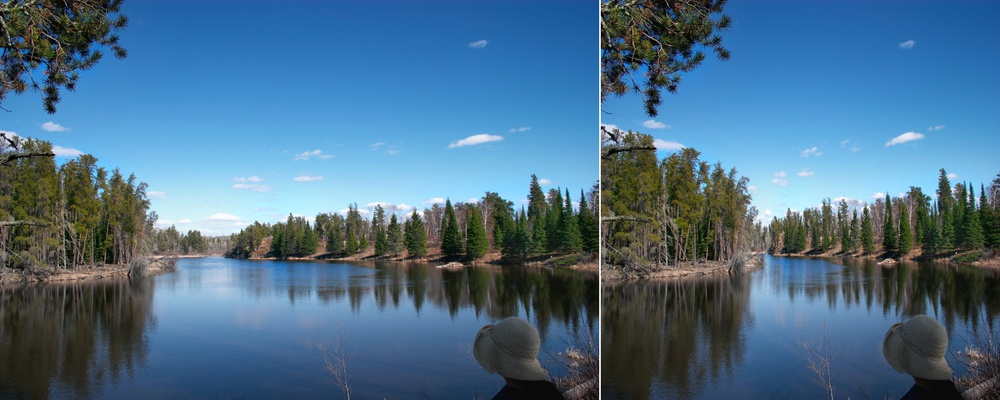
#> input picture LABORATORIS/Seam_Carving/img/seamcarving.jpg, 1000 x 400 px, shrunk from 5000 x 2000 before the run
$ jupyter execute --allow-errors 'Seam Carving.ipynb'   (shell and % lines are left out)
#> lines starting #> are read from the running program, lines starting #| are printed output that depends on the picture
<div style="padding:30px; color: white; background-color: #0071CD">
<center>
</img>
<center>
<h1>Algorísmica Avançada</h1>
<h2>Programació dinàmica - SEAM CARVING</h2>
</center>
</div>

[cell 1]
from IPython.display import display, HTML
display(HTML("<style>.container { width:100% !important; }</style>"))

[cell 2]
import numpy as np
import random
from matplotlib import pyplot as plt
import scipy.ndimage as nd
from tqdm.notebook import trange

## Problema 1: Implementació de l'algorisme Seam Carving

L'algorisme Seam Carving ens permet reduir la mida de les imatges en una de les seves dues dimensions (horitzontalment, per exemple) a través d'un algorisme senzill de programació dinàmica. Ens permet fer la següent reducció:

[cell 3]
im = plt.imread('img/seamcarving.jpg')
#> im is the input picture: shape (400, 1000, 3); mean R, G, B 75.5, 110.6, 136.8
plt.subplots(figsize=(4, 2))
#> (this line was passed over: IPython is not available in this run)
plt.imshow(im)
#> (this line was passed over: IPython is not available in this run)
plt.show()

Sembla màgia, no?

S'agafa la imatge original i se'n calcula el gradient. A continuació es generen tots els camins a través de la programació dinàmica, es troba un camí mínim i s'elimina. Es repeteix aquest procediment fins a obtenir el resultat desitjat. Observa'n un altre exemple:

[cell 4]
im = plt.imread('img/seamcarving_alg.png')
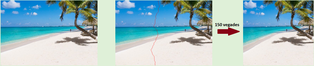
#> input picture LABORATORIS/Seam_Carving/img/seamcarving_alg.png, 314 x 66 px, shrunk from 1568 x 328 before the run
#> im is the input picture: shape (66, 314, 3) float32; mean R, G, B 0.612, 0.734, 0.76
plt.imshow(im)
#> (this line was passed over: IPython is not available in this run)
plt.show()

En aquest cas hem reduit la imatge original en 150 píxels, horitzontalment. Com veieu, la major part dels objectes es conserven ja que s'han eliminat zones 'suaus' com el cel i la sorra.

Implementació

Implementeu una funció <code>superior_neighbors</code> que retorni els veïns superiors d'un punt d'una imatge 2-D. A la capçalera de la funció trobareu els tres casos que cal tenir en compte

Implementeu una funció <code>minimal_paths</code> que, usant el següent algorisme de programació dinàmica, construeixi la matriu de camins, $D$. Aquesta funció ha d'usar la funció <code>superior_neighbors</code> per obtenir els veïns.<br>

Sigui $G$ la imatge de gradient i sigui $D$ la matriu de camins mínims que hem d'omplir, ambdues de dimensió $H \times W$ :

$$D_{i,j} = \begin{cases}
            G_{i,j}+\min\Big(D_{i-1, j},\ D_{i-1,j+1}\Big) \quad \text{if} \ j=0\\
            G_{i,j}+\min\Big(D_{i-1, j-1},\ D_{i-1, j}\Big) \quad \text{if} \ j=W-1\\
            G_{i,j}+\min\Big(D_{i-1, j-1},\ D_{i-1, j},\ D_{i-1,j+1}\Big) \quad \text{else}
\end{cases}$$

Implementeu una funció <code>find_min_path</code> que retorni el camí mínim sobre la imatge anterior, $D$. Per trobar-lo, l'algorisme ha de començar per la part inferior de la imatge i anar pujant fins a arribar a la part superior.

Implementeu una funció <code>delete_path</code> que elimini el camí mínim retornat per la funció anterior de la imatge original.

Implementeu una funció <code>reduce_image</code> que repeteixi tot el procés anterior un nombre finit de vegades, $N$.

Funcions auxiliars:

[cell 5]
def get_gradient(im):
    """
    Donada una imatge, en calcula el gradient

    Params
    ======
    :im: Imatge de la que en volem calcular el gradient

    Returns
    =======
    :gradient: Gradient horitzontal de la imatge

    """

    # Transformem la imatge a un sol canal (blanc i negre)
    im_blackwhite = np.dot(im[...,:3], [0.299, 0.587, 0.114])

    # Calculem el gradient usant sobel
    gradient = np.abs(nd.sobel(im_blackwhite))
    return gradient


def show_row(im_and_titles):
    """
    Donat un conjunt d'imatges i els seus títols, els mostra en una sola línia

    Params
    ======
    :im_and_titles: Llista de tuples en el format [(im, title), ...]
    """

    # Creem una figura d'una sola línia
    fig, axs = plt.subplots(1,len(im_and_titles),figsize=(len(im_and_titles)*2,5))

    # Iterem el conjunt d'imatges i mostrem la imatge amb el seu títol
    for i, (im, title) in enumerate(im_and_titles):
        axs[i].imshow(im)
        axs[i].set_title(title)
        axs[i].set_axis_off()


    plt.tight_layout()
    plt.show()


def add_min_path(im, path, color=[1,0,0]):
    """
    Donada una imatge i un camí, afegeix el camí en un color donat. Per defecte, vermell.

    Params
    ======
    :im: Imatge sense el camí
    :path: Camí que volem afegir
    :color: Color del camí

    Returns
    =======
    :im: Imatge amb el camí afegit
    """
    for i, j in path:
        im[i][j]=color
    return im

Exemple d'ús:

[cell 6]
# Carreguem una imatge
im = plt.imread('img/beach.jpg')/255
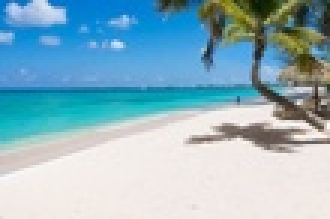
#> input picture LABORATORIS/Seam_Carving/img/beach.jpg, 110 x 73 px, shrunk from 550 x 367 before the run (shown 3 times larger)
#> im: shape (73, 110, 3) float64

# Creem un camí aleatori
i = im.shape[0]-1
#> i = 72
path = [(i, im.shape[1]//2)]
#> path = [(72, 55)]
while i >= 0:
    path.append((i, min(max(0, path[-1][1] + random.randint(-1,1)),im.shape[1]-1)))
    i-=1
#> after the loop, i = -1

# Afegim el camí a una imatge diferent
im_path = im.copy()
im_path = add_min_path(im_path, path)

# Usem la funció show_row per mostrar les imatges amb els seus títols.
im_titles = [(im, 'Original'), (im_path, 'Random path')]
show_row(im_titles)
#> (the call stopped at in show_row, `fig, axs = plt.subplots(1,len(im_and_titles),figsize=(len(im_and_title..`: IPython is not available in this run)
#> in get_gradient, `im_blackwhite = np.dot(im[...,:3], [0.299, 0.587, 0.114])`:
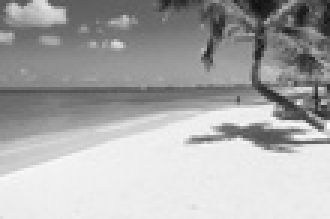
#> im_blackwhite: shape (73, 110) float64 (shown 3 times larger); min 0.0623, max 0.991, mean 0.668
#> in get_gradient, `gradient = np.abs(nd.sobel(im_blackwhite))`:
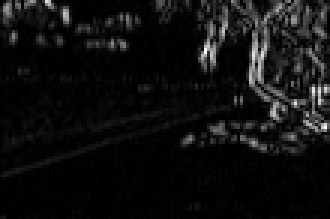
#> gradient: shape (73, 110) float64 (shown 3 times larger); min 0, max 1.96, mean 0.126; drawn with min black and max white

## Gradient horitzontal

El <b>gradient horitzontal</b> d'una imatge ens permet trobar els punts de màxim canvi <b>vertical</b> en una imatge. Dit d'una altra forma, ens ressalta els contorns verticals.<br><br>
Observeu com podem usar la funció <code>get_gradient()</code> que us donem implementada:

[cell 7]
im = plt.imread('img/beach.jpg')/255

#> (the rest of this cell did not finish here and is left out)

[cell 8]
def superior_neighbors(mat, point):
    """
    Donada una matriu de mida H x W i punt, retorna els punts de la fila superior adjacents al punt passat com a paràmetre.
    Cal tenir en compte els següents casos. Considerant que el punt té coordenades (i,j):
        - Si el punt té coordenada j=0, vol dir que estem agafant un punt del marge esquerre de la imatge. Només s'han de retornar DOS veïns.
        - Si el punt té coordenada j=(W-1), vol dir que estem agafant un punt del marge dret de la imatge. Només s'han de retornar DOS veïns.
        - En la resta de casos, es retornen els tres veïns superiors.

    Params
    ======
    :mat: Una matriu 2-Dimensional
    :point: Un sol punt amb el format (i,j)

    Returns
    =======
    :neighbors: Una llista de dos o tres elements en funció de cada cas.
    """
    i, j = point

    neighbors = [(i-1,j)] #com a mínim sempre tindrà l'element de dalt seu

    W = mat.shape[1]

    if j == 0:
        neighbors.append((i-1, j+1))   #Si estem primera columna element de diagonal dreta
        return neighbors
    if j == W-1:
        neighbors.append((i-1, j-1))   #Si estem ultima columna element de diagonal esquerra
        return neighbors

    neighbors.append((i-1, j-1))
    neighbors.append((i-1, j+1)) #Alre cas, totes dos diagonals
    return neighbors


def minimal_paths(mat):
    """
    Creació de tots els camins mínims usant programació dinàmica.
    Cal usar la funció 'superior_neighbors' per trobar els veïns.

    Params
    ======
    :mat: Matriu 2-Dimensional d'entrada (gradient)

    Returns
    =======
    :ret: Matriu 2-Dimensional de la mateixa mida que 'mat' amb els camins mínims calculats.
    """

    ret = mat.copy()

    # Recorrem tota la matriu per files desde la segona fila sumant l'element
    #    d'aquella posició amb el mínim dels 3 o 2 de dalt seu
    for i in range(1, mat.shape[0]):

        for j in range(mat.shape[1]):

            ret[i,j] = ret[i,j] + min([ret[x,y] for x,y in superior_neighbors(ret, (i,j))])
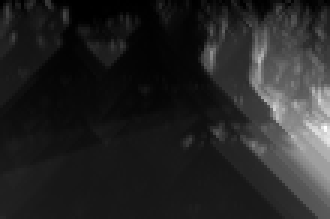
#> ret: shape (73, 110) float64 (shown 3 times larger); min 0.000345, max 7.88, mean 1.15; drawn with min black and max white

    return ret


def find_min_path(mat):
    """
    Donada una matriu, calcula el camí mínim sobre aquesta. L'algorisme ha de començar per la part inferior i buscar el següents punts.

    Params
    ======
    :mat: Matriu de camins mínims

    Returns
    =======
    :min_path: Una llista de tuples amb les coordenades (i,j) del camí mínim. La primera coordenada ha d'anar decrementant sempre en 1.
               Exemple. Suposant que una imatge té d'alçada 341 píxels, un possible camí seria: [(340, 120), (339, 121), (338,120), ..., (0, 151)]
    """
    min_path = []

    i = mat.shape[0]-1 # i indica la fila en la que estem i sempre comencem en la última


    #trobem la coordenada mes petita de la ultima fila
    j = 0
    for x in range(1, mat.shape[1]):
        if mat[i,x] < mat[i,j]:
            j = x

    min_path.append((i,j))

    #desde el ultim punt afegit mirem quin dels 3 o 2 de dalt seu es el minim
    for i in range(mat.shape[0]-1, 0, -1):
        vei = np.argmin( [mat[x,y] for x,y in superior_neighbors(mat, (i,j))] ) #argmin troba la posicio en la llista del minim
        min_path.append(superior_neighbors(mat, (i,j))[vei]) # afegim la coordenada
        j = superior_neighbors(mat, (i,j))[vei][1] #actualitzem la j perque la i s'actualitza en el bucle

    return min_path


def delete_path(im, path):
    """
    Donat una imatge i un camí, elimina els pixels de la imatge que pertanyen del camí.
    Podeu usar la següent instrucció per inicialitzar la imatge. Això crea una imatge amb tots els valors a zero.

    im_new = np.zeros((im.shape[0], im.shape[1]-1, im.shape[2]))

    Params
    ======
    :im: Una imatge de mida H x W x 3
    :path: Un camí sobre la imatge.

    Returns
    =======
    :im_new: Una nova imatge de mida H x (W-1) x 3 amb el camí eliminat
    """

    im_new = np.zeros((im.shape[0], im.shape[1]-1, im.shape[2]))

    #Recorrem la matriu per files i copiarem cada casella saltant la coordenada que estigui al cami a eliminar
    for i in range(im.shape[0]):
        trobat = False # variable per comprobar si la casella a eliminar de la fila s'ha trobat

        for j in range(im.shape[1]):
            if (i,j) in path:
                trobat = True

            if (i,j) not in path and not trobat: # si encara no sha trobat la coordenada la copiem tal qual
                im_new[i,j] = im[i,j]

            if (i,j) not in path and trobat: # si s'ha trobat haurà fet una iteracio mes, la copiem en una columna anterior
                im_new[i,j-1] = im[i,j]

    return im_new


def reduce_image(im, N=100):
    """
    Implementació de l'algorisme Seam Carving.
    Useu la funció 'show_row' al finalitzar per mostrar una figura amb tres subfigures:
        - Imatge original
        - Primer camí que s'elimina
        - Imatge resultant després de N iteracions

    Params
    ======
    :im: Imatge que volem reduir
    :N: Nombre de cops que repetirem l'algorisme
    """

    result = [(im, 'IMATGE INICIAL')]

    # 1a iteració per veure el primer camí eliminat
    im_gradient = get_gradient(im)

    gradient_paths = minimal_paths(im_gradient)

    cut = find_min_path(gradient_paths)

    im_2 = im.copy()

    for point in cut:
        im_2[point] = [1,0,0] #pintem de roig cada pixel del camí per veure per on tallara primer cop
#> this loop made 73 passes
#> point on passes 1 to 12: (72, 33), (71, 33), (70, 33), (69, 33), (68, 33), (67, 33), (66, 32), (65, 33), (64, 34), (63, 33), (62, 33), (61, 33)
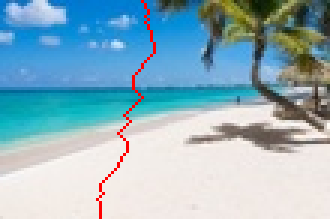
#> im_2: shape (73, 110, 3) float64 (shown 3 times larger); mean R, G, B 0.564, 0.699, 0.752

    result.append((im_2, 'PRIMER TALL'))

    new_im = delete_path(im_2, cut)

    for i in range(N-1): # Fem el mateix proces fins reduir la imatge N cops

        im_gradient = get_gradient(new_im) # 1r trobem el gradient de la matriu

        gradient_paths = minimal_paths(im_gradient) # Apliquem la funcio que escala la matriu de dalt a baix

        cut = find_min_path(gradient_paths) # Trobem el camí mínim d'aquesta matriu

        new_im = delete_path(new_im, cut) # Eliminem el camí
#> this loop made 109 passes
#> pass 1, in get_gradient (call 2), `gradient = np.abs(nd.sobel(im_blackwhite))`:
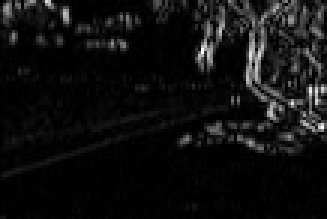
#> gradient: shape (73, 109) float64 (shown 3 times larger); min 0, max 1.96, mean 0.127; drawn with min black and max white
#> pass 1, in reduce_image, `new_im = delete_path(new_im, cut)`:
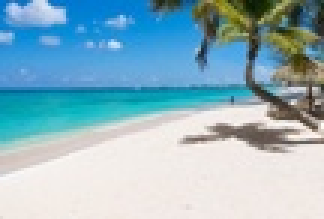
#> new_im: shape (73, 108, 3) float64 (shown 3 times larger); mean R, G, B 0.561, 0.705, 0.758

    result.append((new_im, 'IMATGE FINAL'))

    show_row(result)

Comproveu la vostra solució

[cell 9]
im = plt.imread('img/beach.jpg')/255
#> (the rest of this cell did not finish here and is left out)

## Problema 2: Eliminar objectes d'una imatge
Modifiqueu l'algorisme anterior per a eliminar objectes d'una imatge. Només heu d'implementar la funció <code>remove_patch</code>.

Per exemple:

[cell 10]
im = plt.imread('img/im_patched.png')
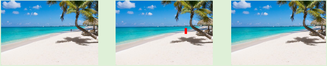
#> input picture LABORATORIS/Seam_Carving/img/im_patched.png, 327 x 66 px, shrunk from 1635 x 332 before the run
#> im is the input picture: shape (66, 327, 3) float32; mean R, G, B 0.6, 0.735, 0.77
plt.imshow(im)
#> (this line was passed over: IPython is not available in this run)
plt.show()

<b>Pista:</b> Ens hem d'assegurar que els camins mínims sempre passin per l'interior del patch.

[cell 11]
def add_patch(im, patch):
    """
    Donada una imatge i un patch. Mostra la imatge amb el patch d'un color donat. Per defecte, vermell.

    Params
    ======
    :im: La imatge a la que volem afegit el patch
    :patch: Patch amb quatre coordenades. Format: [(i1,j1), (i2, j2)]

    Returns
    =======
    :im: Imatge amb els píxels del patch en vermell.
    """
    im_2 = im.copy()

    for i in range(patch[0][0], patch[1][0]+1):
        for j in range(patch[0][1], patch[1][1]+1):
            im_2[i][j] = [1,0,0]

    return im_2


def change_gradient(mat, i2,i1,j2,j1):

    im = mat.copy()

    for i in range(i1, i2+1):
        for j in range(j1, j2+1):
            im[i][j] = -1000*j  # d'aquesta manera sempre eliminarem primer la columna de la dreta

    return im

def remove_patch(im, patch):
    """
    Donada una imatge i un patch, n'elimina tots els punts interiors al patch.
    Useu la funció 'show_row' al finalitzar per mostrar una figura amb tres subfigures:
        - Imatge original
        - Imatge amb el patch de color vermell
        - Imatge resultant després d'eliminar el patch

    Params
    ======
    :im: Imatge original
    :patch: Patch amb dos parells de coordenades.
            Format: [(i1,j1), (i2, j2)]. Sempre se satisfà que i1<i2, j1<j2.
            (i1, j1) és la coordenada superior esquerra del patch
            (i2, j2) és la coordenada inferior dreta del patch.
            Aquestes dues parelles s'han d'incloure com a part del patch.
    """

    result = [(im, 'IMATGE INICIAL')]

    i2 = patch[1][0]
    i1 = patch[0][0]
    j2 = patch[1][1]
    j1 = patch[0][1]

    # 1a iteració per veure el quadre a eliminar
    im_gradient = get_gradient(im)

    im_2 = im.copy()
    im_2 = add_patch(im, patch)

    result.append((im_2, 'QUADRE A ELIMINAR'))

    im_gradient = change_gradient(im_gradient, i2,i1,j2,j1)

    gradient_paths = minimal_paths(im_gradient)

    cut = find_min_path(gradient_paths)

    new_im = delete_path(im, cut)

    j2 = j2 -1

    while(j2-j1 >= 0): # es fa les operacions tan gran com ampla es la foto

        im_gradient = get_gradient(new_im) # calculem el gradient

        im_gradient = change_gradient(im_gradient, i2,i1,j2,j1) # modificquem el gradient del quadrat a eliminar

        gradient_paths = minimal_paths(im_gradient) # trobem la matriu de gradient graduel de dalt a baix

        cut = find_min_path(gradient_paths) # trobem el cami minim

        new_im = delete_path(new_im, cut) # eliminem aquest cami que segur que passa pel patch

        j2 = j2 -1 #restem una columna

    result.append((new_im, 'IMATGE FINAL'))

    show_row(result)
